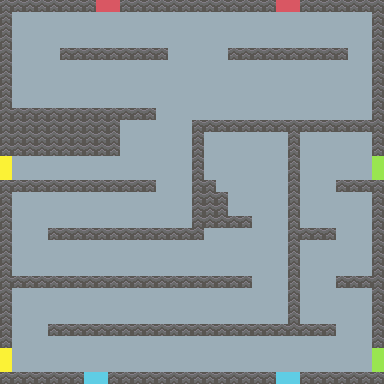

A level layout from a 2D game, rendered from its tile map. Below: a short description, then the map file with its tile-grid data intact:
An orthogonal 32x32 tile map with 12x12 px tiles, 1 tile layer (Tile Layer 1).

<map version="1.0" orientation="orthogonal" renderorder="right-down" width="32" height="32" tilewidth="12" tileheight="12" nextobjectid="1">
 <tileset firstgid="1" name="tiles" tilewidth="12" tileheight="12" tilecount="6">
  <image source="tiles.png" width="72" height="12" />
  <tile id="2">
   <properties>
    <property name="link" value="top" />
   </properties>
  </tile>
  <tile id="3">
   <properties>
    <property name="link" value="right" />
   </properties>
  </tile>
  <tile id="4">
   <properties>
    <property name="link" value="bot" />
   </properties>
  </tile>
  <tile id="5">
   <properties>
    <property name="link" value="left" />
   </properties>
  </tile>
 </tileset>
 <layer name="Tile Layer 1" width="32" height="32">
  <data encoding="csv">
1,1,1,1,1,1,1,1,3,3,1,1,1,1,1,1,1,1,1,1,1,1,1,3,3,1,1,1,1,1,1,1,
1,2,2,2,2,2,2,2,2,2,2,2,2,2,2,2,2,2,2,2,2,2,2,2,2,2,2,2,2,2,2,1,
1,2,2,2,2,2,2,2,2,2,2,2,2,2,2,2,2,2,2,2,2,2,2,2,2,2,2,2,2,2,2,1,
1,2,2,2,2,2,2,2,2,2,2,2,2,2,2,2,2,2,2,2,2,2,2,2,2,2,2,2,2,2,2,1,
1,2,2,2,2,1,1,1,1,1,1,1,1,1,2,2,2,2,2,1,1,1,1,1,1,1,1,1,1,2,2,1,
1,2,2,2,2,2,2,2,2,2,2,2,2,2,2,2,2,2,2,2,2,2,2,2,2,2,2,2,2,2,2,1,
1,2,2,2,2,2,2,2,2,2,2,2,2,2,2,2,2,2,2,2,2,2,2,2,2,2,2,2,2,2,2,1,
1,2,2,2,2,2,2,2,2,2,2,2,2,2,2,2,2,2,2,2,2,2,2,2,2,2,2,2,2,2,2,1,
1,2,2,2,2,2,2,2,2,2,2,2,2,2,2,2,2,2,2,2,2,2,2,2,2,2,2,2,2,2,2,1,
1,1,1,1,1,1,1,1,1,1,1,1,1,2,2,2,2,2,2,2,2,2,2,2,2,2,2,2,2,2,2,1,
1,1,1,1,1,1,1,1,1,1,2,2,2,2,2,2,1,1,1,1,1,1,1,1,1,1,1,1,1,1,1,1,
1,1,1,1,1,1,1,1,1,1,2,2,2,2,2,2,1,2,2,2,2,2,2,2,1,2,2,2,2,2,2,1,
1,1,1,1,1,1,1,1,1,1,2,2,2,2,2,2,1,2,2,2,2,2,2,2,1,2,2,2,2,2,2,1,
6,2,2,2,2,2,2,2,2,2,2,2,2,2,2,2,1,2,2,2,2,2,2,2,1,2,2,2,2,2,2,4,
6,2,2,2,2,2,2,2,2,2,2,2,2,2,2,2,1,2,2,2,2,2,2,2,1,2,2,2,2,2,2,4,
1,1,1,1,1,1,1,1,1,1,1,1,1,2,2,2,1,1,2,2,2,2,2,2,1,2,2,2,1,1,1,1,
1,2,2,2,2,2,2,2,2,2,2,2,2,2,2,2,1,1,1,2,2,2,2,2,1,2,2,2,2,2,2,1,
1,2,2,2,2,2,2,2,2,2,2,2,2,2,2,2,1,1,1,2,2,2,2,2,1,2,2,2,2,2,2,1,
1,2,2,2,2,2,2,2,2,2,2,2,2,2,2,2,1,1,1,1,1,2,2,2,1,2,2,2,2,2,2,1,
1,2,2,2,1,1,1,1,1,1,1,1,1,1,1,1,1,2,2,2,2,2,2,2,1,1,1,1,2,2,2,1,
1,2,2,2,2,2,2,2,2,2,2,2,2,2,2,2,2,2,2,2,2,2,2,2,1,2,2,2,2,2,2,1,
1,2,2,2,2,2,2,2,2,2,2,2,2,2,2,2,2,2,2,2,2,2,2,2,1,2,2,2,2,2,2,1,
1,2,2,2,2,2,2,2,2,2,2,2,2,2,2,2,2,2,2,2,2,2,2,2,1,2,2,2,2,2,2,1,
1,1,1,1,1,1,1,1,1,1,1,1,1,1,1,1,1,1,1,1,1,2,2,2,1,2,2,2,1,1,1,1,
1,2,2,2,2,2,2,2,2,2,2,2,2,2,2,2,2,2,2,2,2,2,2,2,1,2,2,2,2,2,2,1,
1,2,2,2,2,2,2,2,2,2,2,2,2,2,2,2,2,2,2,2,2,2,2,2,1,2,2,2,2,2,2,1,
1,2,2,2,2,2,2,2,2,2,2,2,2,2,2,2,2,2,2,2,2,2,2,2,1,2,2,2,2,2,2,1,
1,2,2,2,1,1,1,1,1,1,1,1,1,1,1,1,1,1,1,1,1,1,1,1,1,1,1,1,2,2,2,1,
1,2,2,2,2,2,2,2,2,2,2,2,2,2,2,2,2,2,2,2,2,2,2,2,2,2,2,2,2,2,2,1,
6,2,2,2,2,2,2,2,2,2,2,2,2,2,2,2,2,2,2,2,2,2,2,2,2,2,2,2,2,2,2,4,
6,2,2,2,2,2,2,2,2,2,2,2,2,2,2,2,2,2,2,2,2,2,2,2,2,2,2,2,2,2,2,4,
1,1,1,1,1,1,1,5,5,1,1,1,1,1,1,1,1,1,1,1,1,1,1,5,5,1,1,1,1,1,1,1
</data>
 </layer>
</map>
